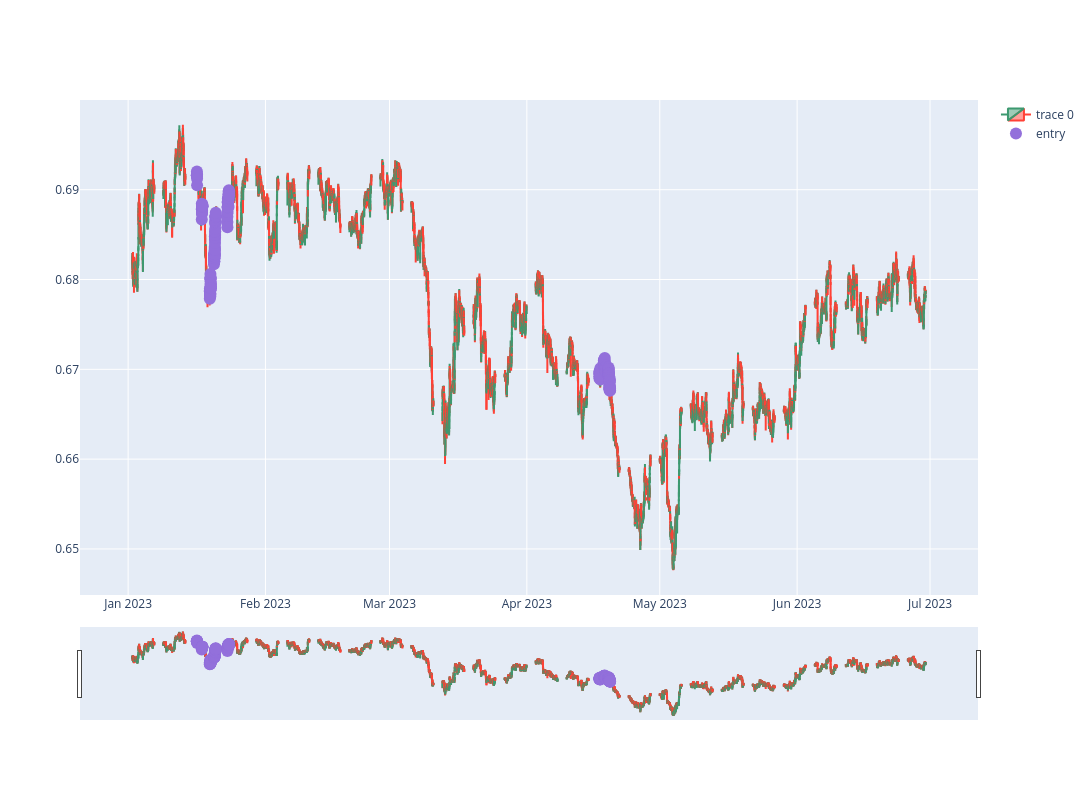

This figure's notebook cell:
### Code cell
start_date_chart = '2023-1-1 00:00'
end_date_chart = '2023-6-30 00:00'
dfpl = df_m15.loc[start_date_chart : end_date_chart]#.set_index("Gmt time")

# Create a plot with 2 rows
fig = make_subplots(rows=1, cols=1)

# Add candlestick plot on the first row
fig.add_trace(go.Candlestick(x=dfpl.index,
                             open=dfpl['Open'],
                             high=dfpl['High'],
                             low=dfpl['Low'],
                             close=dfpl['Close']),
              row=1, col=1)

# Add markers for entry point m15
fig.add_trace(go.Scatter(x=dfpl.index, y=dfpl['pointpos'], mode="markers",
                         marker=dict(size=12, color="MediumPurple"),
                         name="entry"),
              row=1, col=1)

fig.update_layout(width=1500, height=800, sliders=[])
fig.show()

### Figure 1 — Plotly figure (JSON) as saved in the notebook; plotly's stock layout.template omitted (floating-point values rounded to 4 significant figures; data arrays with more than 128 entries replaced by an {"elided": "..."} marker saying what was removed)
{"data": [{"close": {"elided": "12223 float values"}, "high": {"elided": "12223 float values"}, "low": {"elided": "12223 float values"}, "open": {"elided": "12223 float values"}, "type": "candlestick", "x": {"elided": "12223 str values"}, "xaxis": "x", "yaxis": "y"}, {"marker": {"color": "MediumPurple", "size": 12}, "mode": "markers", "name": "entry", "type": "scatter", "x": {"elided": "12223 str values"}, "xaxis": "x", "y": {"elided": "12223 float values"}, "yaxis": "y"}], "layout": {"height": 800, "width": 1500, "xaxis": {"anchor": "y", "domain": [0, 1]}, "yaxis": {"anchor": "x", "domain": [0, 1]}}}
